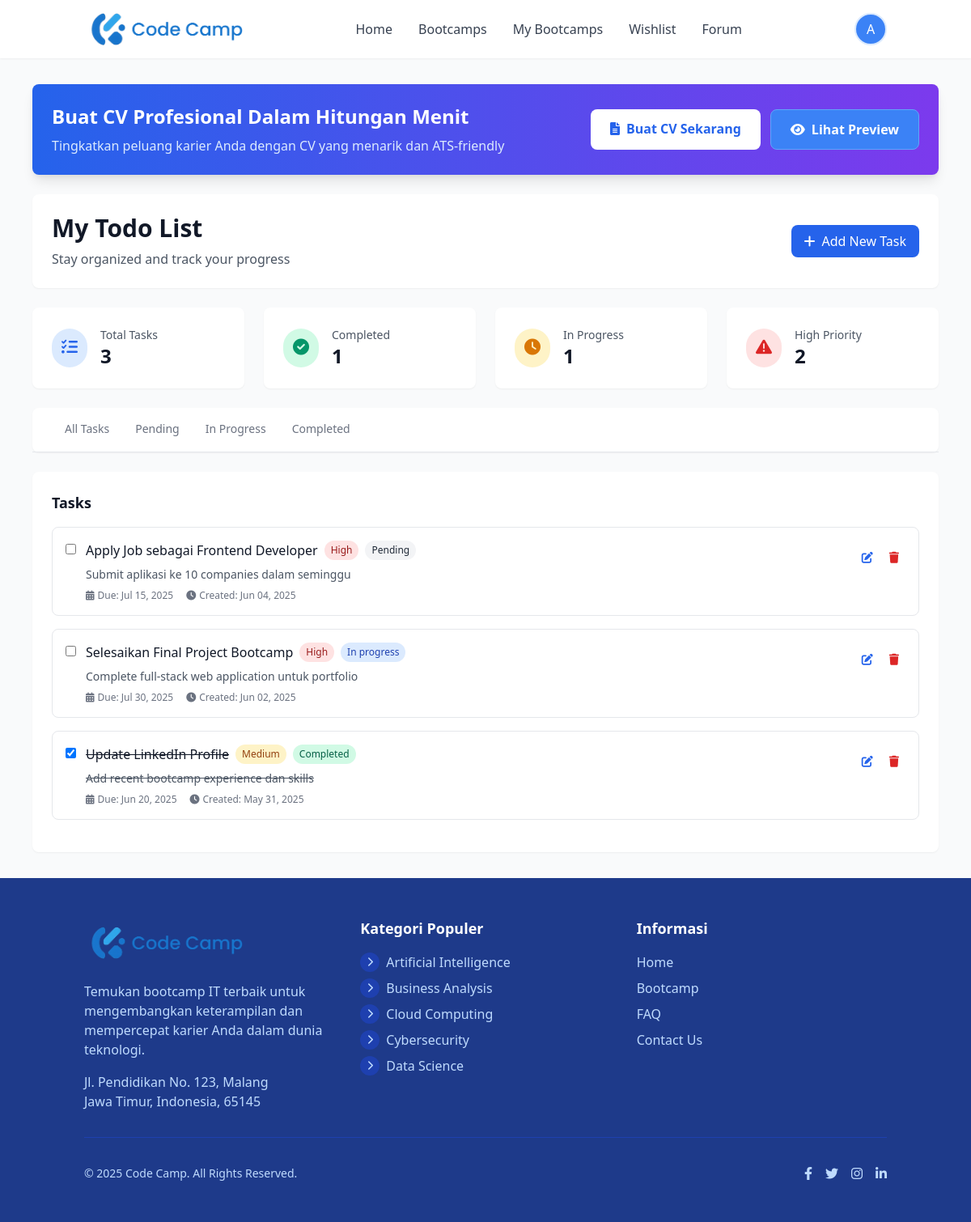
The app's page /index.php?action=todolist (signed in) with its own data.
### tables this page shows
CREATE TABLE IF NOT EXISTS todo_lists (
    id INT AUTO_INCREMENT PRIMARY KEY,
    user_id INT NOT NULL,
    title VARCHAR(255) NOT NULL,
    description TEXT DEFAULT NULL,  
    status ENUM('pending', 'in_progress', 'completed', 'cancelled') DEFAULT 'pending',  
    priority ENUM('low', 'medium', 'high', 'urgent') DEFAULT 'medium',  
    due_date DATE DEFAULT NULL,  
    reminder_date DATETIME DEFAULT NULL,  
    completed_at DATETIME DEFAULT NULL,  
    created_at DATETIME NOT NULL DEFAULT CURRENT_TIMESTAMP,  
    updated_at DATETIME DEFAULT CURRENT_TIMESTAMP ON UPDATE CURRENT_TIMESTAMP,  
    
     
    FOREIGN KEY (user_id) REFERENCES users(id) ON DELETE CASCADE ON UPDATE CASCADE,
    
     
    INDEX idx_todos_user (user_id),
    INDEX idx_todos_status (status),
    INDEX idx_todos_priority (priority),
    INDEX idx_todos_due_date (due_date)
);

CREATE TABLE IF NOT EXISTS categories (
    id INT AUTO_INCREMENT PRIMARY KEY,
    name VARCHAR(100) NOT NULL UNIQUE,  
    slug VARCHAR(100) NOT NULL UNIQUE,  
    icon VARCHAR(255) DEFAULT NULL,  
    description TEXT DEFAULT NULL,  
    status ENUM('active', 'inactive') DEFAULT 'active',  
    sort_order INT DEFAULT 0,  
    created_at DATETIME NOT NULL DEFAULT CURRENT_TIMESTAMP,  
    updated_at DATETIME DEFAULT CURRENT_TIMESTAMP ON UPDATE CURRENT_TIMESTAMP,  
    
     
    INDEX idx_categories_slug (slug),
    INDEX idx_categories_status (status),
    INDEX idx_categories_sort (sort_order)
);

### views/todolist/index.php (the view, shortened to what the rows shown need)
<?php
$base_url = '';
include_once $base_url . 'views/includes/header.php';
?>
<div class="min-h-screen bg-gray-50 py-4 md:py-8">
    <div class="container mx-auto px-4 max-w-6xl">
        <div class="bg-gradient-to-r from-blue-600 to-purple-600 rounded-lg shadow-lg p-6 mb-6 text-white">
            <div class="flex flex-col md:flex-row items-center justify-between">
                <div class="text-center md:text-left mb-4 md:mb-0">
                    <h2 class="text-xl md:text-2xl font-bold mb-2">Buat CV Profesional Dalam Hitungan Menit</h2>
                </div>
            </div>
        </div>
        <div class="bg-white rounded-lg shadow-sm p-4 md:p-6 mb-6">
            <div class="flex flex-col sm:flex-row sm:justify-between sm:items-center">
                <div class="mb-4 sm:mb-0">
                    <h1 class="text-2xl md:text-3xl font-bold text-gray-900">My Todo List</h1>
                </div>
            </div>
        </div>
        <div class="bg-white rounded-lg shadow-sm">
            <div class="p-4 md:p-6">
                <h2 class="text-lg font-semibold text-gray-900 mb-4">Tasks</h2>
                <div id="todos-container">
                    <?php if (!empty($todos)): ?>
                        <?php foreach ($todos as $todo): ?>
                            <div class="todo-item border border-gray-200 rounded-lg p-3 md:p-4 mb-4 transition-all duration-200 hover:shadow-md"
                                 data-status="<?php echo $todo['status']; ?>" data-priority="<?php echo $todo['priority']; ?>">
                                <div class="flex items-start justify-between">
                                    <div class="flex items-start space-x-3 flex-1 min-w-0">
                                        <label class="flex items-center mt-1">
                                            <input type="checkbox"
                                                   class="status-checkbox rounded border-gray-300 text-blue-600 focus:ring-blue-500"
                                                   data-id="<?php echo $todo['id']; ?>"
                                                   <?php echo $todo['status'] == 'completed' ? 'checked' : ''; ?>>
                                        </label>
                                        <div class="flex-1 min-w-0">
                                            <div class="flex flex-col sm:flex-row sm:items-center sm:space-x-2 mb-2">
                                                <h3 class="text-sm md:text-base font-medium text-gray-900 <?php echo $todo['status'] == 'completed' ? 'line-through text-gray-500' : ''; ?> break-words">
                                                    <?php echo htmlspecialchars($todo['title']); ?>
                                                </h3>
                                                <div class="flex flex-wrap gap-2 mt-1 sm:mt-0">
                                                    <span class="inline-flex items-center px-2 py-1 rounded-full text-xs font-medium
                                                        <?php
                                                        switch($todo['priority']) {
                                                            case 'high': echo 'bg-red-100 text-red-800'; break;
                                                            case 'medium': echo 'bg-yellow-100 text-yellow-800'; break;
                                                        }
                                                        ?>">
                                                        <?php echo ucfirst($todo['priority']); ?>
                                                    </span>
                                                    <span class="inline-flex items-center px-2 py-1 rounded-full text-xs font-medium
                                                        <?php
                                                        switch($todo['status']) {
                                                            case 'completed': echo 'bg-green-100 text-green-800'; break;
                                                            case 'in_progress': echo 'bg-blue-100 text-blue-800'; break;
                                                            case 'pending': echo 'bg-gray-100 text-gray-800'; break;
                                                        }
                                                        ?>">
                                                        <?php echo ucfirst(str_replace('_', ' ', $todo['status'])); ?>
                                                    </span>
                                                </div>
                                            </div>
                                            <?php if (!empty($todo['description'])): ?>
                                                <p class="text-xs md:text-sm text-gray-600 mb-2 <?php echo $todo['status'] == 'completed' ? 'line-through' : ''; ?> break-words">
                                                    <?php echo htmlspecialchars($todo['description']); ?>
                                                </p>
                                            <?php endif; ?>
                                            <div class="flex flex-col sm:flex-row sm:items-center text-xs text-gray-500 space-y-1 sm:space-y-0 sm:space-x-4">
                                                <?php if ($todo['due_date']): ?>
                                                    <span class="flex items-center">
                                                        <i class="fas fa-calendar-alt mr-1"></i>
                                                        Due: <?php echo date('M d, Y', strtotime($todo['due_date'])); ?>
                                                    </span>
                                                <?php endif; ?>
                                                <span class="flex items-center">
                                                    <i class="fas fa-clock mr-1"></i>
                                                    Created: <?php echo date('M d, Y', strtotime($todo['created_at'])); ?>
                                                </span>
                                            </div>
                                        </div>
                                    </div>
                                    <div class="flex items-start space-x-1 ml-2">
                                        <button onclick="editTodo(<?php echo $todo['id']; ?>)"
                                                class="text-blue-600 hover:text-blue-800 p-1 md:p-2" title="Edit">
                                            <i class="fas fa-edit text-sm"></i>
                                        </button>
                                        <form method="POST" action="index.php?action=todo_delete" class="inline"
                                              onsubmit="return confirm('Are you sure you want to delete this task?')">
                                            <button type="submit" class="text-red-600 hover:text-red-800 p-1 md:p-2" title="Delete">
                                                <i class="fas fa-trash text-sm"></i>
                                            </button>
                                        </form>
                                    </div>
                                </div>
                            </div>
                        <?php endforeach; ?>
                    <?php endif; ?>
                </div>
            </div>
        </div>
    </div>
</div>
<?php include_once $base_url . 'views/includes/footer.php'; ?>

### views/includes/footer.php (shortened to what the rows shown need)
<?php
if (!isset($categories)) {
    require_once (isset($base_url) ? $base_url : '') . 'config/database.php';
    require_once (isset($base_url) ? $base_url : '') . 'models/Category.php';
    $database = new Database();
    $db = $database->getConnection();
    $category = new Category($db);
    $categoryStmt = $category->readAll();
    $categories = $categoryStmt->fetchAll(PDO::FETCH_ASSOC);
}
?>
    <footer class="bg-blue-900 text-white">
        <div class="container mx-auto px-4 py-12">
            <div class="grid grid-cols-1 md:grid-cols-3 gap-8">
                <div>
                    <ul class="space-y-2">
                        <?php foreach (array_slice($categories, 0, 5) as $category): ?>
                            <li class="flex items-center">
                                <div class="w-6 h-6 mr-2 bg-blue-800 rounded-full flex items-center justify-center">
                                    <?php
                                    $icon_path = null;
                                    if ($icon_path): ?>
                                        <img src="<?php echo $icon_path; ?>" alt="<?php echo htmlspecialchars($category['name']); ?>" class="w-4 h-4 object-contain filter brightness-0 invert">
                                    <?php else: ?>
                                        <i class="fas fa-chevron-right text-blue-200 text-xs"></i>
                                    <?php endif; ?>
                                </div>
                                <a href="<?php echo isset($base_url) ? $base_url : ''; ?>index.php?action=bootcamp_category&id=<?php echo $category['id']; ?>" class="text-blue-200 hover:text-white transition-colors">
                                    <?php echo htmlspecialchars($category['name']); ?>
                                </a>
                            </li>
                        <?php endforeach; ?>
                    </ul>
                </div>
            </div>
        </div>
    </footer>
</body>
</html>

### records on screen
todo_lists: title "Apply Job sebagai Frontend Developer", priority "High", status "Pending", description "Submit aplikasi ke 10 companies dalam seminggu", due_date "Jul 15, 2025", created_at "Jun 04, 2025"
todo_lists: title "Selesaikan Final Project Bootcamp", priority "High", status "In progress", description "Complete full-stack web application untuk portfolio", due_date "Jul 30, 2025", created_at "Jun 02, 2025"
todo_lists: status "☑", title "Update LinkedIn Profile", priority "Medium", status "Completed", description "Add recent bootcamp experience dan skills", due_date "Jun 20, 2025", created_at "May 31, 2025"
categories: name "Artificial Intelligence"
categories: name "Business Analysis"
categories: name "Cloud Computing"
categories: name "Cybersecurity"
categories: name "Data Science"

### other values on screen
substr($user_name, 0, 1) "A"
$stats['total'] "3"
$stats['completed'] "1"
$stats['in_progress'] "1"
$stats['high_priority_count'] "2"
